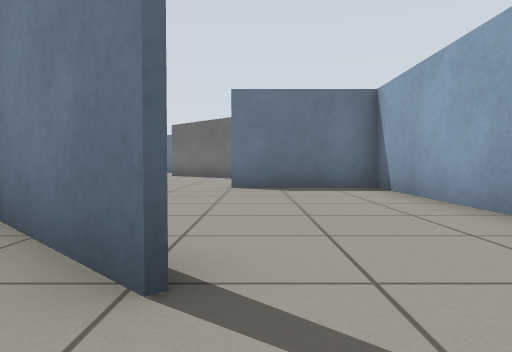
view 1 (above)

24 first-person views from a walk through a world built for the Gazebo simulator. The camera is 0.5 m above the floor, tilts 2° down and sees 70° across. The floor is counted in squares, 1 m on a side. Each view is taken from the middle of a square. On the plan, view 1 faces up. The plan holds only what a view shows up to about 9 squares ahead; the rest is blank.

view 2
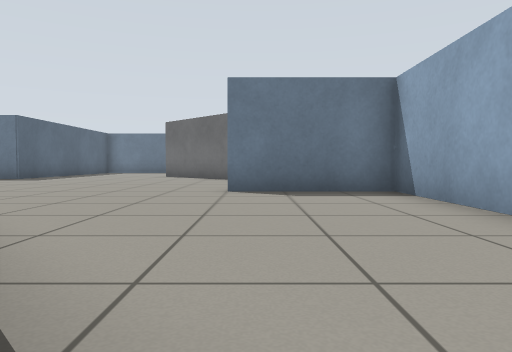

view 3
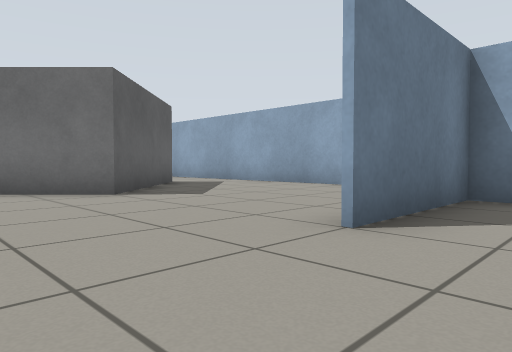

view 4
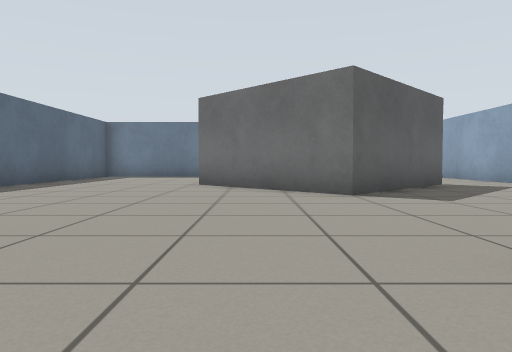

view 5
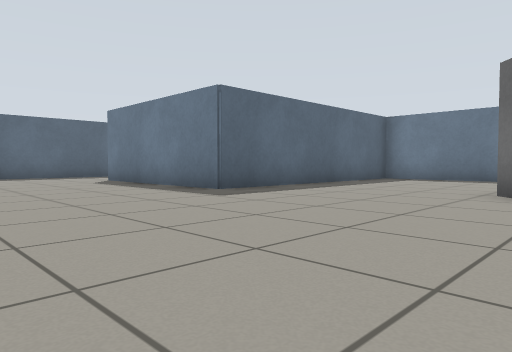

view 6
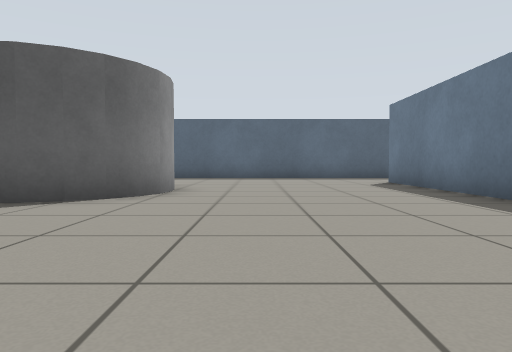

view 7
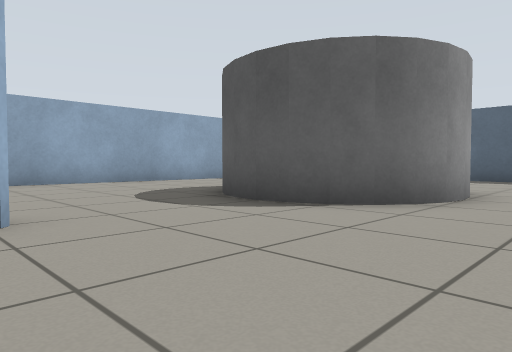

view 8
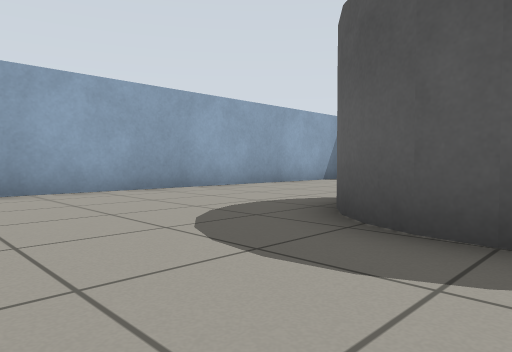

view 9
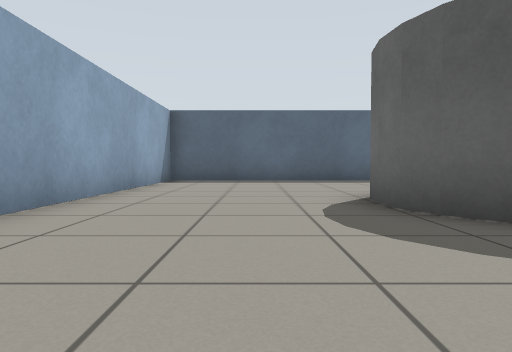

view 10
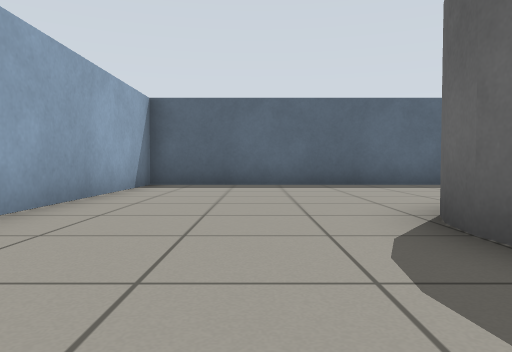

view 11
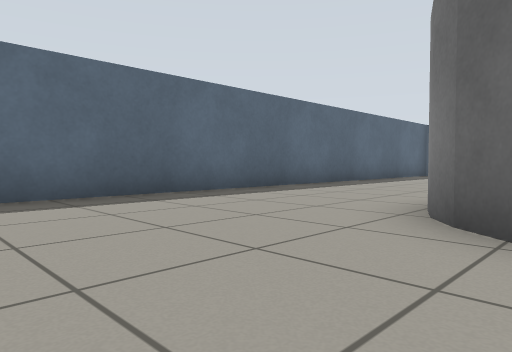

view 12
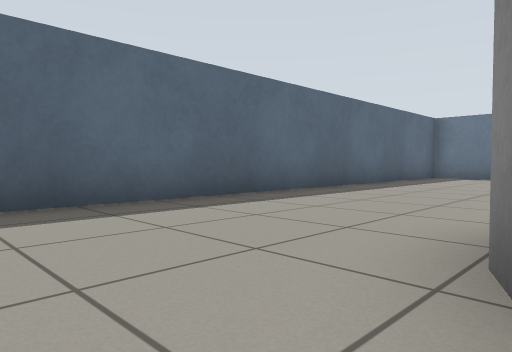

view 13
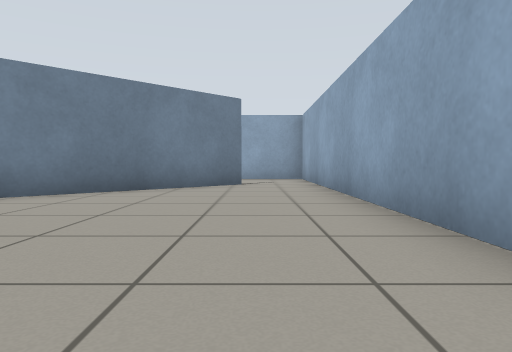

view 14
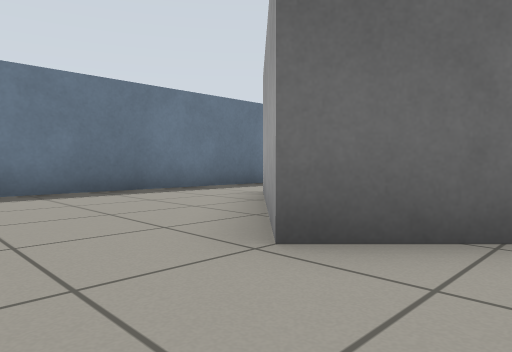

view 15
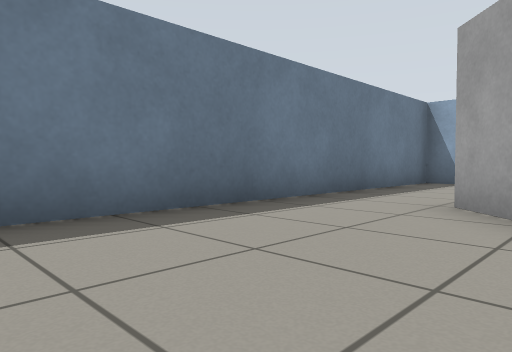

view 16
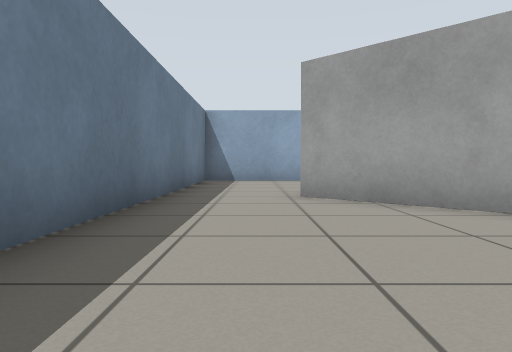

view 17
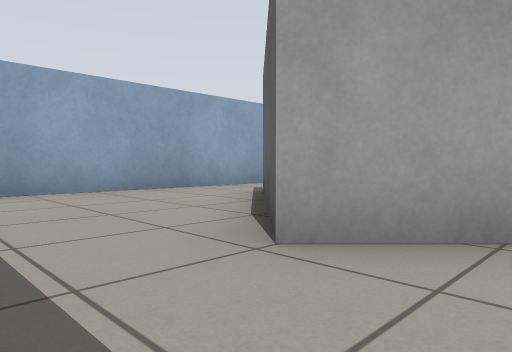

view 18
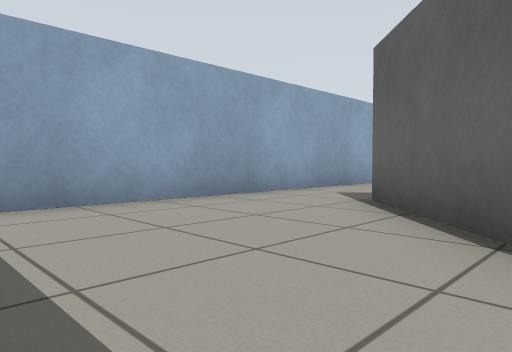

view 19
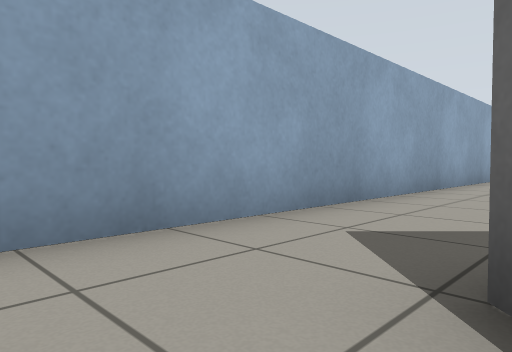

view 20
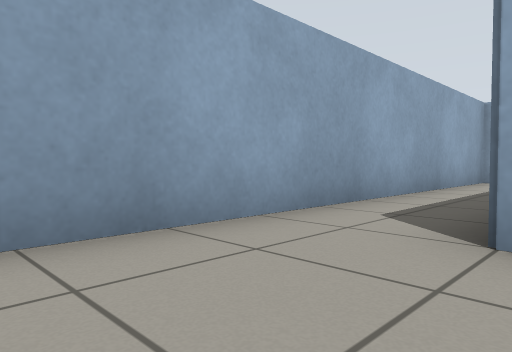

view 21
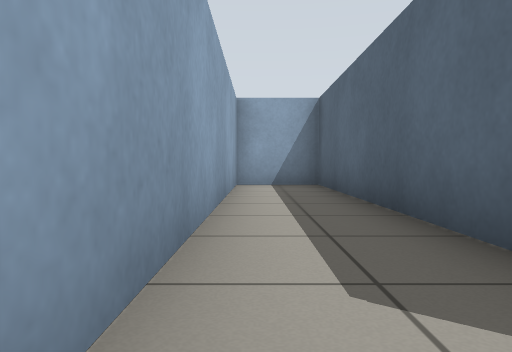

view 22
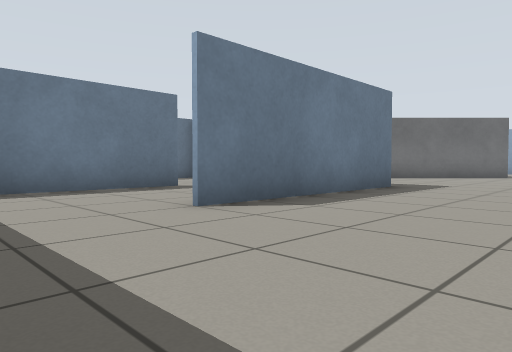

view 23
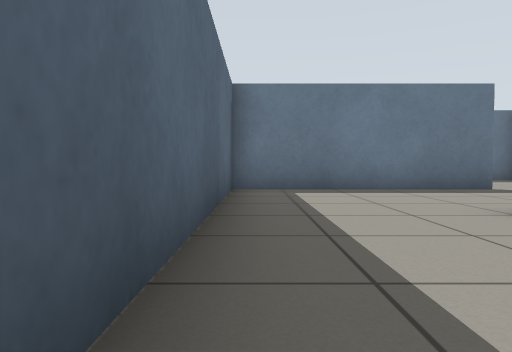

view 24
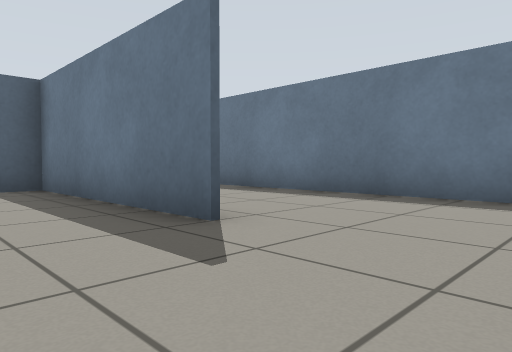

### Floor plan
Key: @ floor where view 1 was taken; # wall or solid block; . floor; B grey box; C grey cylinder.
Columns run from 16 left of view 1 to 5 right of it. Each row starts with its distance up from view 1.
 20  #######    ##########
 19   ......   ..........#
 18    .....  ...........#
 17     ..... .....BB....#
 16 ######... ....BBBB...#
 15 #........#...BB  BB..#
 14 #........#...BB  BB..#
 13 #....    #....BBBB...#
 12 #...######.....BB....#
 11 #....................#
 10 #....................#
  9 #....................#
  8 #....................#
  7 #.... CCC.......####.#
  6 #....   C..........#.#
  5 #....C  C...#......#.#
  4 #....CCCC...##.....#.#
  3 #............##....#.#
  2 #.............##...#.#
  1 #................. #.#
  0 #...............@  #.#
 -1 #################  ###

Where each view was taken, in squares from view 1:
view 1: 0 up, 0 right, facing up
view 2: 1 up, 0 right, facing up
view 3: 6 up, 3 left, facing up-right
view 4: 6 up, 2 left, facing up
view 5: 8 up, 2 left, facing up-left
view 6: 9 up, 3 left, facing left
view 7: 9 up, 4 left, facing down-left
view 8: 6 up, 5 left, facing down-left
view 9: 2 up, 5 left, facing left
view 10: 2 up, 7 left, facing left
view 11: 1 up, 10 left, facing up-left
view 12: 3 up, 11 left, facing up-left
view 13: 1 up, 9 left, facing right
view 14: 13 up, 5 left, facing up-right
view 15: 16 up, 5 left, facing up-right
view 16: 18 up, 6 left, facing right
view 17: 19 up, 2 left, facing down-right
view 18: 19 up, 0 right, facing down-right
view 19: 16 up, 2 right, facing down-right
view 20: 10 up, 2 right, facing down-right
view 21: 8 up, 4 right, facing down
view 22: 9 up, 15 left, facing up-right
view 23: 9 up, 15 left, facing up
view 24: 14 up, 8 left, facing up-left
